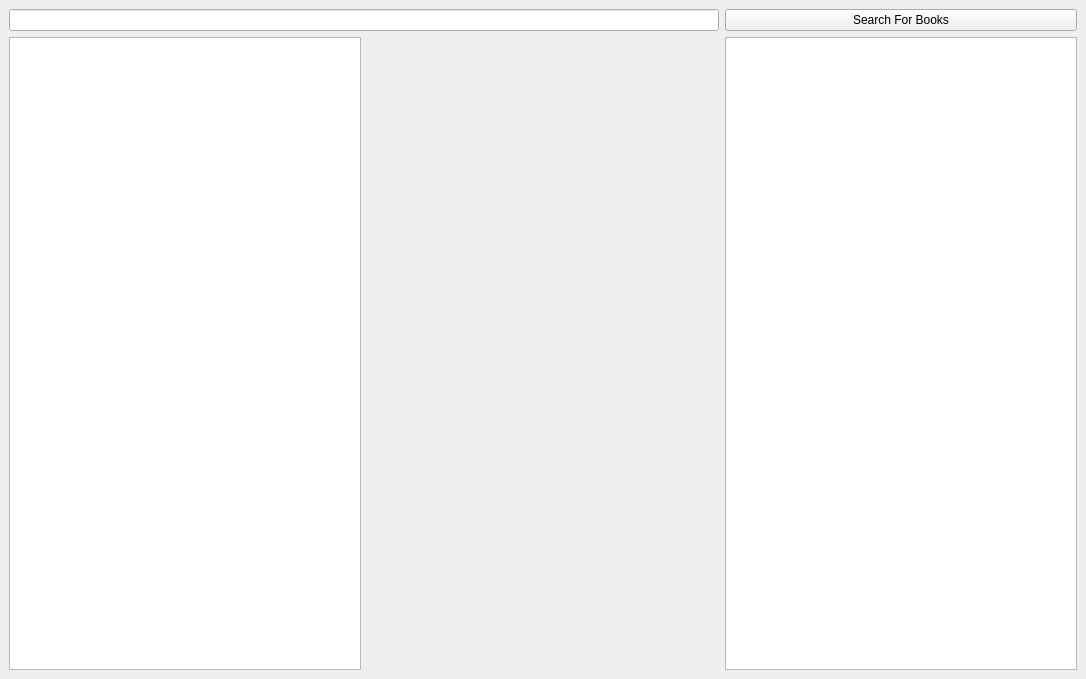
<?xml version="1.0" encoding="UTF-8"?>
<ui version="4.0">
 <class>MainWindow</class>
 <widget class="QMainWindow" name="MainWindow">
  <property name="geometry">
   <rect>
    <x>0</x>
    <y>0</y>
    <width>1086</width>
    <height>679</height>
   </rect>
  </property>
  <property name="sizePolicy">
   <sizepolicy hsizetype="Preferred" vsizetype="Preferred">
    <horstretch>0</horstretch>
    <verstretch>0</verstretch>
   </sizepolicy>
  </property>
  <property name="windowTitle">
   <string>MainWindow</string>
  </property>
  <widget class="QWidget" name="centralwidget">
   <layout class="QHBoxLayout" name="horizontalLayout">
    <item>
     <layout class="QGridLayout" name="gridLayout" rowstretch="0,0,0">
      <item row="1" column="0" colspan="2">
       <widget class="QLineEdit" name="searchBar">
        <property name="text">
         <string/>
        </property>
       </widget>
      </item>
      <item row="2" column="2">
       <widget class="QListWidget" name="listWidget_2">
        <property name="sizePolicy">
         <sizepolicy hsizetype="Preferred" vsizetype="Preferred">
          <horstretch>100</horstretch>
          <verstretch>0</verstretch>
         </sizepolicy>
        </property>
        <property name="verticalScrollMode">
         <enum>QAbstractItemView::ScrollPerItem</enum>
        </property>
        <property name="batchSize">
         <number>1000</number>
        </property>
        <property name="wordWrap">
         <bool>true</bool>
        </property>
       </widget>
      </item>
      <item row="2" column="1">
       <widget class="QLabel" name="bookPictures">
        <property name="enabled">
         <bool>true</bool>
        </property>
        <property name="sizePolicy">
         <sizepolicy hsizetype="Preferred" vsizetype="Preferred">
          <horstretch>100</horstretch>
          <verstretch>0</verstretch>
         </sizepolicy>
        </property>
        <property name="minimumSize">
         <size>
          <width>0</width>
          <height>0</height>
         </size>
        </property>
        <property name="text">
         <string/>
        </property>
       </widget>
      </item>
      <item row="1" column="2">
       <widget class="QPushButton" name="searchBookBt">
        <property name="text">
         <string>Search For Books</string>
        </property>
       </widget>
      </item>
      <item row="2" column="0">
       <widget class="QListWidget" name="listSeachedBooks">
        <property name="sizePolicy">
         <sizepolicy hsizetype="Preferred" vsizetype="Preferred">
          <horstretch>100</horstretch>
          <verstretch>0</verstretch>
         </sizepolicy>
        </property>
       </widget>
      </item>
     </layout>
    </item>
   </layout>
  </widget>
 </widget>
 <resources/>
 <connections/>
</ui>
